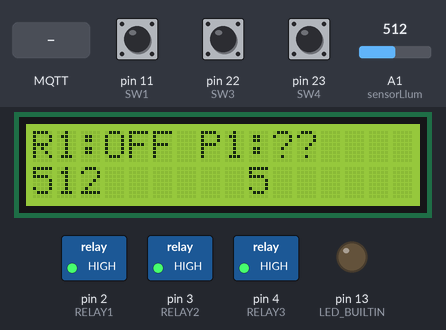
This sketch was run on a simulated Arduino Mega 2560, built with avr-gcc and run on an emulated ATmega2560. Shown: 16×2 character LCD, switched loads named in the sketch (green lamp = pin HIGH), output pins drawn as LEDs (lit = HIGH). Dashed ring = blinking. The test bench sets the inputs (shaded band); at power-on: pin 22 (SW3) HIGH, pin 11 (SW1) HIGH, pin 23 (SW4) HIGH, A1 (sensorLlum) = 512. WiFi joins after 1.5 s; servers stay silent unless stated; no MQTT or app messages arrive unless stated.

Above: at 5.07 s.
5.1 s: pin 22 (SW3) pulled LOW for 1 s
At 6.8 s:
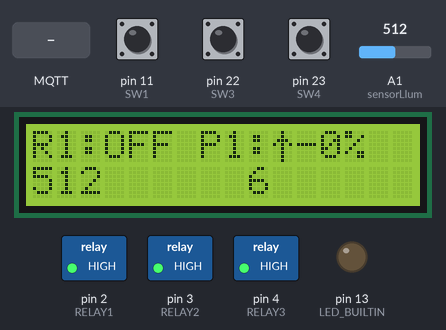
7.6 s: pin 11 (SW1) pulled LOW for 0.15 s
At 8.8 s:
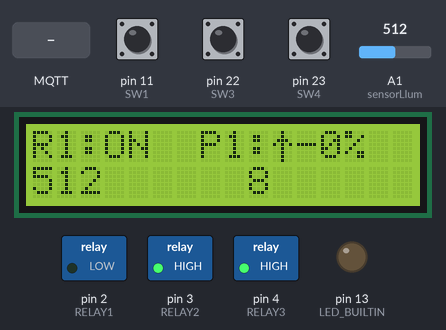
10.7 s: pin 23 (SW4) pulled LOW for 0.15 s
At 11.23 s:
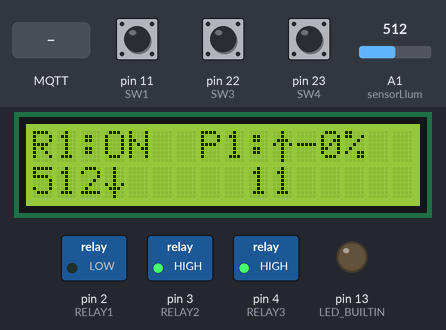
11.4 s: MQTT message "false" arrives on the first subscribed topic
At 12.8 s:
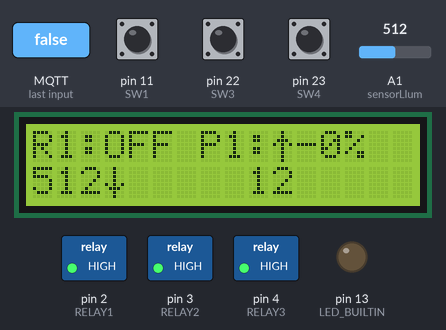
14.4 s: pin 22 (SW3) pulled LOW for 3.2 s
At 14.54 s:
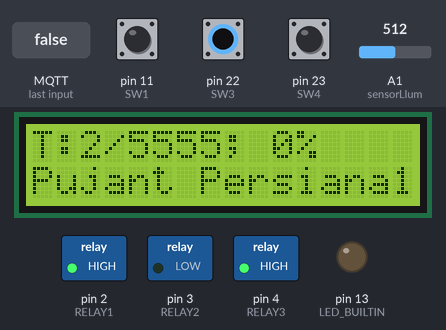
Timing chart, 0 to 19.2 s (numbered marks = the images above; inputs shaded):
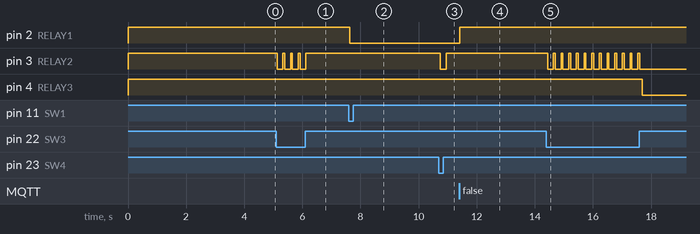

Measured:
- after the input at 5.1 s, pin 3 (RELAY2): alternates HIGH for 0.06 s and LOW for 0.20 s, 8 changes in all, then stays HIGH, starting at once; the display: first changes at once (image 1 shows a later state)
- after the input at 7.6 s, pin 2 (RELAY1): HIGH → LOW at once; the display: first changes at once (image 2 shows a later state)
- after the input at 10.7 s, pin 3 (RELAY2): HIGH → LOW at once, → HIGH 0.20 s later; the display: first changes at once (image 3 shows a later state)
- after the input at 11.4 s, pin 2 (RELAY1): LOW → HIGH at once; the display: first changes at once (image 4 shows a later state)
- after the input at 14.4 s, pin 3 (RELAY2): alternates HIGH for 0.06 s and LOW for 0.20 s, 25 changes in all, then stays LOW, starting at once; pin 4 (RELAY3): HIGH → LOW after 3.3 s; the display: changes at once (image 5)
- what the display in image 1 shows lasts 0.8 s, from 6.2 s to 7.0 s
- what the display in image 4 shows lasts 1.0 s, from 12.0 s to 13.0 s

The sketch:

persianes.ino
```cpp
#include <LiquidCrystal.h>
#include <SPI.h>
#include <Ethernet.h>
#include <PubSubClient.h>

LiquidCrystal lcd(5, 6, 7, 8, 9, 10);

#define RELAY1  2
#define RELAY2  3
#define RELAY3  4
#define RELAY4  5
#define RELAY5  6
#define RELAY6  7
#define RELAY7  8
#define RELAY8  9
#define SW1  11
#define SW2  12
#define SW3  22
#define SW4  23
#define sensorLlum 1
#define sensorTemp 0
#define TEMPSPERSIANA1 5555

//Sensor Llum
int llumv;
int llum;

bool rele1;

//XARXA I MQTT

// Adreca MAC
byte mac[] = { 0xDE, 0xAD, 0xBE, 0xEF, 0xFE, 0xED };
//IP Tarja
IPAddress ip(192, 168, 1, 15);
// IP del servidor
IPAddress mqtt_server(192, 168, 1, 9);

// Topic con el que trabajamos
const char* topicName = "test";

EthernetClient ethClient;
PubSubClient mqttClient(ethClient);

void callback(char* topic, byte* payload, unsigned int length) {
   char message_buff[100];
   int i = 0;

  //Serial.println("Message arrived:  topic: " + String(topic));
  //Serial.println("Length: " + String(length,DEC));

  // create character buffer with ending null terminator (string)
  for(i=0; i<length; i++) {
    message_buff[i] = payload[i];
  }
  message_buff[i] = '\0';

  String msgString = String(message_buff);

  ///Serial.println("Payload: " + msgString);

  if (msgString.equals("true")) {
    rele1 = true;
  } else if (msgString.equals("false")) {
    rele1 = false;
  }
}


// DEFINICIO CARACTERS ESPECIALS LCD
/*byte graus[8] = {
  B01000,
  B10100,
  B01000,
  B00011,
  B00100,
  B00100,
  B00011,
  B00000
};*/

byte fletxaAmunt[8] = {
  0b00100,
  0b00100,
  0b01110,
  0b10101,
  0b00100,
  0b00100,
  0b00100,
  0b00100
};

byte fletxaAvall[8] = {
  0b00100,
  0b00100,
  0b00100,
  0b00100,
  0b10101,
  0b01110,
  0b00100,
  0b00100
};
// FI DEFINICIO CARACTERS ESPECIALS


int comptadorPersiana1=0;
long previousMillis = 0;

/*
 * estatPersiana:
 * 0: desconegut
 * 1: baixant
 * 2: pujant
 * 3: dalt
 * 4: baix
 */

int estatPersiana1=0;
int percentPersiana1=0;

void iniciDisplay(){
  lcd.clear();
  lcd.setCursor(0, 0);
  lcd.print("R1:");
  lcd.setCursor(7,0);
  lcd.write("P1:??");

 if (digitalRead(RELAY1) == HIGH)
      {
        lcd.setCursor(3, 0);
        lcd.print("OFF");
      }
      else
      {
        lcd.setCursor(3, 0);
        lcd.print("ON ");
      }
}

void baixarpersiana1() {
  lcd.setCursor(0, 1);
  lcd.print("Baixant Persiana1");
  digitalWrite(RELAY2, LOW);
  delay(100);
  digitalWrite(RELAY3, HIGH);
  delay(6000);
  //TORNA PER DEFECTE
  digitalWrite(RELAY3, HIGH);
  delay(100);
  digitalWrite(RELAY2, HIGH);
  iniciDisplay();
}

void baixarpersianatotal1() {
  unsigned long currentMillis = millis();
  if ((estatPersiana1 == 3) || (estatPersiana1 == 0) || (percentPersiana1 != 0))
  {
    previousMillis = currentMillis;
    lcd.clear();
    while (currentMillis - previousMillis < TEMPSPERSIANA1)
    {
     currentMillis = millis();
     percentPersiana1 = ((currentMillis - previousMillis) * 100) / TEMPSPERSIANA1;
     lcd.setCursor(0, 1);
     lcd.print("Baixant Persiana1");
     lcd.setCursor(0, 0);
     lcd.print("T:");
     lcd.print(currentMillis - previousMillis);
     lcd.print("/");
     lcd.print(TEMPSPERSIANA1);
     lcd.print("; ");
     lcd.print(percentPersiana1);
     lcd.print("%");
     digitalWrite(RELAY2, LOW);
     delay(100);
     digitalWrite(RELAY3, HIGH);
     // Si es prem altre cop boto de pujar mentre s'esta pujant: surt del loop i atura
     estatPersiana1 = 1;
     if (digitalRead(SW4) == LOW)
     {
        break;
     }

    }

     // Para motor
     digitalWrite(RELAY3, HIGH);
     delay(100);
     digitalWrite(RELAY2, HIGH);
     iniciDisplay();
     estatPersiana1 = 4;
     lcd.setCursor(3,1);
     lcd.write((uint8_t)2);
     lcd.setCursor(10,0);
     lcd.write((uint8_t)1);
     lcd.print("-");
     lcd.print(percentPersiana1);
     lcd.print("%");
  }
}

void pujarpersianatotal1() {
  unsigned long currentMillis = millis();
  if ((estatPersiana1 == 4) || (estatPersiana1 == 0) || (percentPersiana1 != 100))
  {
    previousMillis = currentMillis;
    lcd.clear();
    while (currentMillis - previousMillis < TEMPSPERSIANA1)
    {
     currentMillis = millis();
     percentPersiana1 = ((currentMillis - previousMillis) * 100) / TEMPSPERSIANA1;
     lcd.setCursor(0, 1);
     lcd.print("Pujant Persiana1");
     lcd.setCursor(0, 0);
     lcd.print("T:");
     lcd.print(currentMillis - previousMillis);
     lcd.print("/");
     lcd.print(TEMPSPERSIANA1);
     lcd.print("; ");
     lcd.print(percentPersiana1);
     lcd.print("%");
     digitalWrite(RELAY2, LOW);
     delay(100);
     digitalWrite(RELAY3, LOW);
     estatPersiana1 = 2;
     // Si es prem altre cop boto de pujar mentre s'esta pujant: surt del loop i atura
     if (digitalRead(SW3) == LOW)
     {
        break;
     }
    }

     // Para motor
     digitalWrite(RELAY3, HIGH);
     delay(100);
     digitalWrite(RELAY2, HIGH);
     iniciDisplay();
     estatPersiana1 = 3;
     lcd.setCursor(10,0);
     lcd.write((uint8_t)1);
     lcd.print("-");
     lcd.print(percentPersiana1);
     lcd.print("%");
  }
}

void pujarpersiana1() {
  lcd.setCursor(0, 1);
  lcd.print("Pujant Persiana1");
  digitalWrite(RELAY2, LOW);
  delay(150);
  digitalWrite(RELAY3, LOW);
  //iniciDisplay();
}


void setup()
{
  //Serial.begin(9600);
  pinMode(RELAY1, OUTPUT);
  pinMode(RELAY2, OUTPUT);
  pinMode(RELAY3, OUTPUT);
  pinMode(RELAY4, OUTPUT);
  pinMode(RELAY5, OUTPUT);
  pinMode(RELAY6, OUTPUT);
  pinMode(RELAY7, OUTPUT);
  pinMode(RELAY8, OUTPUT);
  pinMode(SW1, INPUT_PULLUP);
  pinMode(SW2, INPUT_PULLUP);
  pinMode(SW3, INPUT_PULLUP);
  pinMode(SW4, INPUT_PULLUP);
  pinMode(LED_BUILTIN, OUTPUT);

  //INICIALITZACIO SORTIDES per defecte
  digitalWrite(RELAY1,HIGH);
  digitalWrite(RELAY2,HIGH);
  digitalWrite(RELAY3,HIGH);
  // digitalWrite(RELAY4,HIGH);
  //digitalWrite(RELAY5,HIGH);
  // digitalWrite(RELAY6,HIGH);
  //digitalWrite(RELAY7,HIGH);
  // digitalWrite(RELAY8,HIGH);

  //LCD SETUP
  lcd.begin(16, 2);
  lcd.print("Benvinguts!!");
  lcd.setCursor(0,1);
  lcd.print("Connectant..");

  //lcd.createChar(0, graus);
  lcd.createChar(1, fletxaAmunt);
  lcd.createChar(2, fletxaAvall);

//MQTT I ETH INICIALITZACIO
  //Ethernet.begin(mac, ip);
 // setup ethernet communication using DHCP
  if (Ethernet.begin(mac) == 0) {
    lcd.setCursor(0,1);
    lcd.print("Error IP");
    for (;;);
  }
  lcd.setCursor(0,1);
  lcd.print(Ethernet.localIP());
  delay(2200);
  mqttClient.setServer(mqtt_server, 1883);
  mqttClient.setCallback(callback);


  if (mqttClient.connect("Arduino","andreu","penis")) {
    mqttClient.subscribe("romani/test/rele1");
  } else {
    // connection failed
    // mqttClient.state() will provide more information
    // on why it failed.
}


  iniciDisplay();
}

//Variables DETECCIO EDGE
int SwitchState1;             // current state of the switch
int PreviousSwitchState1;     // previous state of the switch
int RelayState1;              // current state of relay pin
//

//Variables DETECCIO POLSACIONS
int current;         // Current state of the button
// (LOW is pressed b/c i'm using the pullup resistors)
long millis_held;    // How long the button was held (milliseconds)
long secs_held;      // How long the button was held (seconds)
long prev_secs_held; // How long the button was held in the previous check
byte previous = HIGH;
unsigned long firstTime; // how long since the button was first pressed
//

//Parpadeig LED INTEGRAT
void ledblink(int times, int lengthms){
  for (int x=0; x<times;x++) {
    digitalWrite(LED_BUILTIN, HIGH);
    delay (lengthms);
    digitalWrite(LED_BUILTIN, LOW);
    delay(lengthms);
  }
}


void loop()
{
   mqttClient.loop();

/*
  // INICI DETECCIO POLSACIONS ----------------------------------------------------------------------------------------------
  current = digitalRead(SW3);

  // if the button state changes to pressed, remember the start time
  if (current == LOW && previous == HIGH && (millis() - firstTime) > 200) {
    firstTime = millis();
  }

  millis_held = (millis() - firstTime);
  secs_held = millis_held / 1000;

  // This if statement is a basic debouncing tool, the button must be pushed for at least
  // 100 milliseconds in a row for it to be considered as a push.
  if (millis_held > 50) {

    if (current == LOW && secs_held > prev_secs_held) {
      ledblink(1, 50); // Each second the button is held blink the indicator led
    }

    // check if the button was released since we last checked
    if (current == HIGH && previous == LOW) {
      // HERE YOU WOULD ADD VARIOUS ACTIONS AND TIMES FOR YOUR OWN CODE
      // ===============================================================================

      // Button pressed for less than 1 second
      if (secs_held <= 0) {
        //pujarpersiana1();
        lcd.setCursor(0, 0);
        lcd.print("Pulsacio curta!");
        delay(555);
      }

      if (secs_held >= 1 && secs_held < 2) {
        lcd.setCursor(0, 0);
        lcd.print("Pulsacio mitjana!");
        delay(122);
        pujarpersianatotal1();
      }

      if (secs_held >= 2) {
        lcd.setCursor(0, 0);
        lcd.print("Pulsacio llarga!");
        lcd.setCursor(0, 1);
        lcd.print(secs_held);
        lcd.setCursor(4, 1);
        lcd.print("segons...");
        delay(555);
      }
      // ===============================================================================
        iniciDisplay();

    }
  }

  previous = current;
  prev_secs_held = secs_held;


  // FI DETECCIO POLSACIONS  ----------------------------------------------------------------------------------------------

*/

  // Deteccio EDGE POLSADOR 1

  SwitchState1 = digitalRead(SW1);
  RelayState1 = digitalRead(RELAY1);

  if (SwitchState1 != PreviousSwitchState1) {
    // if the state has changed, check change direction
    if (SwitchState1 == LOW){
      // if the current state is HIGH then the switch went from off to on
      // instigate a relay state change:
      if (RelayState1 == HIGH)
      {
        mqttClient.publish("romani/test/rele1", "true");
        digitalWrite(RELAY1, LOW);
        lcd.setCursor(3, 0);
        lcd.print("ON ");
        rele1 = true;
       }
      else
      {
        mqttClient.publish("romani/test/rele1", "false");
        digitalWrite(RELAY1, HIGH);
        lcd.setCursor(3, 0);
        lcd.print("OFF ");
        rele1 = false;
       }
    }
  }
  PreviousSwitchState1 = SwitchState1;

 if (rele1 == true)
 {
        digitalWrite(RELAY1, LOW);
        lcd.setCursor(3, 0);
        lcd.print("ON ");
        rele1 = true;
 }
 if (rele1 == false)
 {
        digitalWrite(RELAY1, HIGH);
        lcd.setCursor(3, 0);
        lcd.print("OFF ");
        rele1 = false;
 }

  // FI DETECCIO EDGE POLSADOR 1

    if (digitalRead(SW4) == LOW)
    {
      baixarpersianatotal1();
     }

    if (digitalRead(SW3) == LOW)
    {
      pujarpersianatotal1();
     }

    delay(50);

  lcd.setCursor(0, 1);
 //Llum
  int llum = analogRead(sensorLlum);
  llumv = ((long)llum*1000*10)/((long)15*10*(1024-llum));
  lcd.print(llum);
//const long A = 1000;     //Resistencia en oscuridad en KΩ
//const int B = 15;        //Resistencia a la luz (10 Lux) en KΩ
//const int Rc = 10;       //Resistencia calibracion en KΩ

  lcd.setCursor(9,1);
  lcd.print(millis()/1000);


}
```
